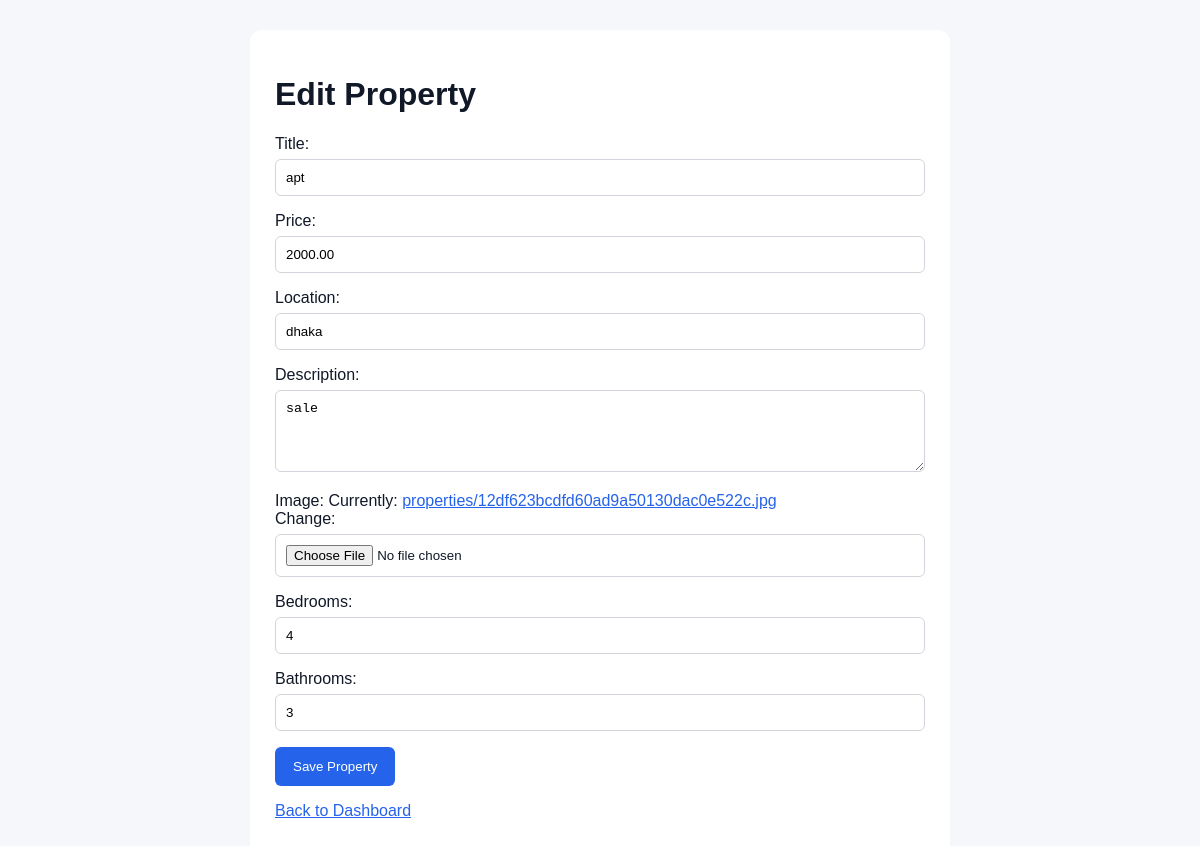
The page /properties/manage/edit/2/ (signed in) on the database its author committed.
### properties/models.py (models this page shows, shortened)
class Property(models.Model):
    title = models.CharField(max_length=200)
    price = models.DecimalField(max_digits=12, decimal_places=2)
    location = models.CharField(max_length=200)
    description = models.TextField()
    image = models.ImageField(upload_to="properties/")
    bedrooms = models.PositiveIntegerField(default=0)
    bathrooms = models.PositiveIntegerField(default=0)
    created_at = models.DateTimeField(auto_now_add=True)
    class Meta:
        ordering = ["-created_at"]

### properties/views.py (the view, shortened to what this page needs)
@staff_required
def property_edit(request, pk):
    property_obj = get_object_or_404(Property, pk=pk)
    form = PropertyForm(
        request.POST or None,
        request.FILES or None,
        instance=property_obj,
    )
    return render(
        request,
        "properties/property_form.html",
        {
            "form": form,
            "page_title": "Edit Property",
        },
    )

### properties/forms.py
class PropertyForm(forms.ModelForm):
    class Meta:
        model = Property
        fields = [
            "title",
            "price",
            "location",
            "description",
            "image",
            "bedrooms",
            "bathrooms",
        ]
        widgets = {
            "description": forms.Textarea(
                attrs={"rows": 4}
            ),
        }

### properties/views.py (called while the page is built)
def staff_required(view_func):
    @wraps(view_func)
    @login_required(login_url="login")
    def wrapper(request, *args, **kwargs):
        if not request.user.is_staff:
            return HttpResponseForbidden(
                "You are not allowed to manage properties."
            )
        return view_func(request, *args, **kwargs)
    return wrapper

### properties/templates/properties/property_form.html (shortened to what this page needs)
<!DOCTYPE html>
<html lang="en">
<head>
</head>
<body>
    <div class="form-container">
        <h1>{{ page_title }}</h1>
        <form method="post" enctype="multipart/form-data">
            {{ form.as_p }}
            <button type="submit">Save Property</button>
        </form>
        <p>
            <a href="{% url 'property_dashboard' %}">
                Back to Dashboard
            </a>
        </p>
    </div>
</body>
</html>

### properties/templates/properties/property_form.html (style rules this page uses)
body { margin: 0; padding: 30px; background: #f5f7fb; font-family: Arial, sans-serif; color: #111827; }
.form-container { max-width: 650px; margin: auto; background: white; padding: 25px; border-radius: 12px; }
input, textarea, select { width: 100%; box-sizing: border-box; padding: 10px; margin-top: 6px; border: 1px solid #d1d5db; border-radius: 6px; }
button { padding: 12px 18px; background: #2563eb; color: white; border: 0; border-radius: 6px; cursor: pointer; }
a { color: #2563eb; }

### rows shown on the page
Property: title "apt", price "2000.00", location "dhaka", description "sale", bedrooms "4", bathrooms "3"

### other values the page prints
{{ page_title }} "Edit Property"
